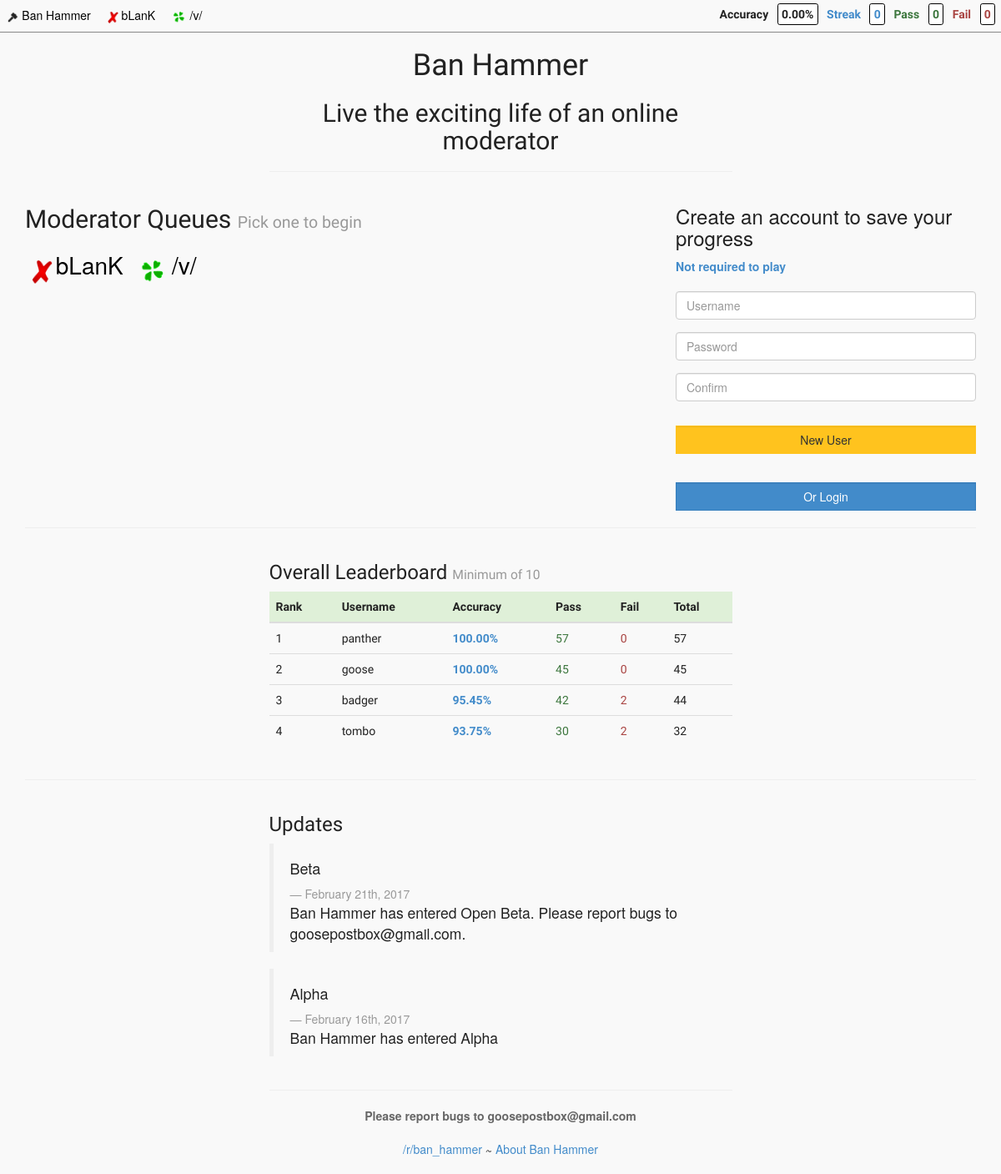
The page / on the database its author committed.
### tables this page shows
CREATE TABLE IF NOT EXISTS `site` (
  `id` int(10) unsigned NOT NULL AUTO_INCREMENT,
  `slug` varchar(100) NOT NULL,
  `name` varchar(100) NOT NULL,
  `active` int(1) unsigned NOT NULL,
  `accuracy_minimum` int(10) unsigned NOT NULL,
  `anonymous_flag` int(1) NOT NULL,
  `sort` int(10) unsigned NOT NULL,
  `created` timestamp NOT NULL DEFAULT CURRENT_TIMESTAMP,
  PRIMARY KEY (`id`)
);

CREATE TABLE IF NOT EXISTS `user` (
  `id` int(10) unsigned NOT NULL AUTO_INCREMENT,
  `username` varchar(100) NOT NULL,
  `ab_test` varchar(100) NOT NULL DEFAULT '',
  `image` varchar(100) NOT NULL DEFAULT '',
  `ip` varchar(100) NOT NULL,
  `email` varchar(256) NOT NULL DEFAULT '',
  `facebook_id` varchar(256) NOT NULL DEFAULT '',
  `last_login` varchar(100) NOT NULL,
  `password` varchar(1000) NOT NULL,
  `created` timestamp NOT NULL DEFAULT CURRENT_TIMESTAMP,
  PRIMARY KEY (`id`)
);

### application/controllers/Main.php (called while the page is built, shortened)
<?php
class Main extends CI_Controller {
    function __construct()
    {
        $this->load->model('main_model', '', TRUE);
        $this->load->model('user_model', '', TRUE);
        $this->data['active_sites'] = $this->main_model->get_active_sites();
        $this->data['user'] = $this->get_user_by_session();
        $this->data['real_report'] = false;
        $this->data['current_site']['name'] = 'Overall';
        $this->data['current_site']['slug'] = 'default';
        $this->data['login_reminder_point'] = 30;
        $this->data['hours_between_reviews'] = 24;
        $this->data['suggest_account_at'] = 30;
        $this->data['leaderboard_minimum'] = 30;
        if (is_dev()) {
            $this->data['leaderboard_minimum'] = 10;
        }
    }
    public function landing()
    {
        $data = $this->data;
        $data['page_title'] = site_name();
        $data['leaderboard'] = $this->main_model->get_overall_leaderboard($data['leaderboard_minimum']);
        $data['leaderboard'] = $this->sort_leaderboard_main($data['leaderboard']);
        $ab_array = array('hide_subheader', 'show_subheader');
        $data['ab_test'] = $ab_array[array_rand($ab_array)];
        $this->load->view('templates/header', $data);
        $this->load->view('toolbar', $data);
        $this->load->view('landing', $data);
        $this->load->view('templates/scripts', $data);
        $this->load->view('templates/footer', $data);
    }
    public function sort_leaderboard_main($leaderboard_array)
    {
        foreach ($leaderboard_array as &$leaderboard) {
            if (is_null($leaderboard['accuracy'])) {
                $leaderboard['accuracy'] = 100;
            }
            $leaderboard['accuracy'] = sprintf('%0.2f', $leaderboard['accuracy']);
        }
        $leaderboard_array = $this->array_orderby($leaderboard_array, 'accuracy', SORT_DESC, 'total', SORT_DESC);
        return $leaderboard_array;
    }
    public function array_orderby()
    {
        $args = func_get_args();
        $data = array_shift($args);
        foreach ($args as $n => $field) {
            if (is_string($field)) {
                $tmp = array();
                foreach ($data as $key => $row)
                    $tmp[$key] = $row[$field];
                    $args[$n] = $tmp;
                }
        }
        $args[] = &$data;
        return array_pop($args);
    }
    public function get_user_by_session()
    {
        $user = $this->session->userdata('user');
        if (empty($user)) {
            $sess_array = array(
                'id' => 0,
                'username' => 'Anonymous',
                'logged_in' => false,
                'current_account' => array(
                    'id' => 0,
                    'pass' => 0,
                    'fail' => 0,
                    'streak' => 0,
                    'total' => 0,
                ),
            );
            $this->session->set_userdata('user', $sess_array);
            $user = $this->session->userdata('user');
        }
        $user['accuracy'] = accuracy_calculator($user['current_account']['pass'], $user['current_account']['fail']);
        return $user;
    }
}

### index.php (called while the page is built, shortened)
<?php
require_once BASEPATH.'core/CodeIgniter.php';

### application/models/Main_model.php (called while the page is built, shortened)
<?php
Class main_model extends CI_Model
{
    function get_active_sites()
    {
        $this->db->select('*');
        $this->db->from('site');
        $this->db->where('active', 1);
        $query = $this->db->get();
        $result = $query->result_array();
        return $result;
    }
    function get_overall_leaderboard($limit)
    {
        $this->db->select('`user`.username, `account`.*, SUM(pass) as pass, SUM(fail) as fail, MAX(streak) as streak, SUM(total) as total, (100 - (100 / ( (pass + fail) / fail) ) ) as accuracy');
        $this->db->from('user');
        $this->db->join('account', 'user.id = account.user_key', 'left');
        $this->db->where('total >= ', $limit);
        $this->db->group_by('user_key');
        $query = $this->db->get();
        $result = $query->result_array();
        return $result;
    }
}
?>

### application/config/autoload.php (called while the page is built, shortened)
<?php
function site_name() {
    return 'Ban Hammer';
}
function accuracy_calculator($pass, $fail) {
    if (!is_whole_int($pass) || !is_whole_int($fail)) {
        $result = 0;
    }
    else if ($pass == 0) {
        $result = 0;
    }
    return sprintf('%0.2f', $result);
}
function is_whole_int($val) {
    $val = strval($val);
    $val = str_replace('-', '', $val);
    if (ctype_digit($val)) {
        if ($val === (string)0) {
            return true;
        }
        else if (ltrim($val, '0') === $val) {
            return true;
        }
    }
    return false;
}

### application/views/landing.php (the view, shortened to what this page needs)
<div class="container">
    <div class="row">
        <div class="col-md-6 col-md-push-3">
            <h1 class="main_site_name text-center"><?php echo $page_title; ?></h1>
            <?php if (!$user['logged_in'] && $ab_test === 'show_subheader') { ?>
            <h2 class="main_site_description text-center">Live the exciting life of an online moderator</h2>
            <?php } ?>
            <hr>
        </div>
    </div>
    <div class="row">
        <div class="moderator_queue_list_parent col-md-8">
            <h2 class="moderator_queue_title">
                Moderator Queues
                <?php if (!$user['logged_in']) { ?>
                <small>Pick one to begin</small>
                <?php } ?></h2>
            <?php foreach ($active_sites as $site) { ?>
            <a class="global_link" href="<?=base_url()?>site/<?php echo $site['slug']; ?>/queue">
                <div class="global_site_parent">
                    <img class="global_site_icon" src="<?=base_url()?>resources/sites/<?php echo $site['slug']; ?>/icon.png" alt="<?php echo $site['name']; ?>"/>
                    <span class="global_site_name"><?php echo $site['name']; ?></span>
                </div>
            </a>
            <?php } ?>
        </div>
        <div class="col-md-4">
            <div class="login_register_parent">
                <?php if ($user['logged_in']) { ?>
                <h2>Welcome back <?php echo $user['username']; ?></h2>
                <a class="text-danger" href="<?=base_url()?>logout">Logout</a>
                <?php } else { ?>
                <h3>Create an account to save your progress</h3>
                <strong class="text-primary">Not required to play</strong>
                <br>
                <br>
                <div id="new_user_parent">
                    <form action="<?=base_url()?>new_user" method="post">
                        <div class="form-group">
                            <input type="username" class="form-control" id="new_user_input_username" name="username" placeholder="Username"/>
                        </div>
                        <div class="form-group">
                            <input type="password" class="form-control" id="new_user_input_password" name="password" placeholder="Password"/>
                        </div>
                        <div class="form-group">
                            <input type="password" class="form-control" id="new_user_input_password_confirm" name="confirm" placeholder="Confirm"/>
                        </div>
                        <button type="submit" class="custom_btn btn btn-action form-control">New User</button>
                    </form>
                </div>
                <br>
                <div id="show_login" class="custom_btn btn btn-primary form-control">Or Login</div>
                <?php } ?>
            </div>
        </div>
    </div>
    <hr>
    <div class="row">
        <div class="col-md-6 col-md-push-3">
            <div class="leaderboard_parent table-responsive">
                <h3>Overall Leaderboard <small>Minimum of <?php echo $leaderboard_minimum; ?></small></h3>
                <table class="table table-stripped">
                    <thead>
                        <tr class="success">
                            <th>Rank</th>
                            <th>Username</th>
                            <th>Accuracy</th>
                            <th>Pass</th>
                            <th>Fail</th>
                            <th>Total</th>
                        </tr>
                    </thead>
                    <tbody>
                        <?php $rank = 1; ?>
                        <?php foreach ($leaderboard as $account) { ?>
                        <tr>
                            <td><?php echo $rank; ?></td>
                            <td><?php echo $account['username']; ?></td>
                            <td class="text-primary"><strong><?php echo $account['accuracy']; ?>%</strong></td>
                            <td class="text-success"><?php echo $account['pass']; ?></td>
                            <td class="text-danger"><?php echo $account['fail']; ?></td>
                            <td class="text-default"><?php echo $account['total']; ?></td>
                        </tr>
                        <?php $rank++; ?>
                        <?php } ?>
                    </tbody>
                </table>
            </div>
        </div>
    </div>
    <hr>
    <div class="row">
        <div class="update_news_parent col-md-6 col-md-push-3">
            <h3>Updates</h3>
            <div class="update_news_item">
                <blockquote>
                    <h4>Beta</h4>
                    <small>February 21th, 2017</small>
                    <p>Ban Hammer has entered Open Beta. Please report bugs to goosepostbox@gmail.com.</p>
                </blockquote>
            </div>
            <div class="update_news_item">
                <blockquote>
                    <h4>Alpha</h4>
                    <small>February 16th, 2017</small>
                    <p>Ban Hammer has entered Alpha</p>
                </blockquote>
            </div>
        </div>
    </div>
    <div class="row">
        <div class="col-md-6 col-md-push-3 text-center">
            <footer class="landing_footer">
                <hr>
                <strong class="text-center">Please report bugs to goosepostbox@gmail.com</strong>
                <br>
                <br>
                <a href="https://www.reddit.com/r/ban_hammer" target="_blank"/>/r/ban_hammer</a>
                <strong>~</strong>
                <a href="<?=base_url()?>about">About <?php echo site_name(); ?></a>
            </footer>
        </div>
    </div>
</div>

### application/views/toolbar.php (shortened to what this page needs)
<nav class="global_toolbar">
    <a class="global_link" href="<?=base_url()?>">
        <div class="global_site_parent">
            <img class="global_site_icon" src="<?=base_url()?>resources/img/favicon.ico" alt="Ban Hammer"/>
            <span class="global_site_name">Ban Hammer</span>
        </div>
    </a>
    <?php foreach ($active_sites as $site) { ?>
    <a class="global_link" href="<?=base_url()?>site/<?php echo $site['slug']; ?>/queue">
        <div class="global_site_parent">
            <img class="global_site_icon" src="<?=base_url()?>resources/sites/<?php echo $site['slug']; ?>/icon.png" alt="<?php echo $site['name']; ?>"/>
            <span class="global_site_name"><?php echo $site['name']; ?></span>
        </div>
    </a>
    <?php } ?>
    <span id="score_parent">
        <span id="accuracy_parent" class="text-default">
            <span id="accuracy_label" class="score_label">Accuracy</span>
            <span id="accuracy_value_parent" class="score_value"><span id="accuracy_value"><?php echo $user['accuracy']; ?>%</span></span>
        </span>
        <span id="streak_parent" class="text-primary">
            <span id="streak_label" class="score_label">Streak</span>
            <span id="streak_value" class="score_value"><?php echo $user['current_account']['streak']; ?></span>
        </span>
        <span id="pass_parent" class="text-success">
            <span id="pass_label" class="score_label">Pass</span>
            <span id="pass_value" class="score_value"><?php echo $user['current_account']['pass']; ?></span>
        </span>
        <span id="fail_parent" class="text-danger">
            <span id="fail_label" class="score_label">Fail</span>
            <span id="fail_value" class="score_value"><?php echo $user['current_account']['fail']; ?></span>
        </span>
    </span>
</nav>

### resources/style.css (style rules this page uses)
body { background-color: #f9f9f9; color: #222; }
.main_site_name, .main_site_description, .moderator_queue_title, .update_news_parent h3 { font-family: 'Julius Sans One', sans-serif; }
.leaderboard_parent { font-family: 'Play', sans-serif; }
.custom_btn { margin-top: 1em; border-radius: 0; }
.global_toolbar { background-color: #f9f9f9; height: 2.8em; border-bottom: 1px solid #888; }
.global_site_icon { height: 1em; }
.global_site_name { color: #000; }
.global_site_parent { display: inline-block; padding: 0.5em; margin: 0.1em; transition: background-color 0.5s; border-radius: 0.1em; }
#score_parent { margin-top: 0.5em; font-weight: bold; font-family: 'Play', sans-serif; float: right; }
.score_value { margin: 0.5em; padding: 0.3em; background-color: #fff; border: 1px solid #000; border-radius: 0.2em; }
.moderator_queue_list_parent .global_site_name { font-size: 2em; }
.moderator_queue_list_parent .global_site_icon { height: 2em; }
.landing_footer { color: #666; }
.btn-action { background-color: hsl(44, 100%, 56%) !important; background-repeat: repeat-x; filter: progid:DXImageTransform.Microsoft.gradient(startColorstr="#ffc31e", endColorstr="#ffc31e"); background-image: -khtml-gradient(linear, left top, left bottom, from(#ffc31e), to(#ffc31e)); background-image: -moz-linear-gradient(top, #ffc31e, #ffc31e); background-image: -ms-linear-gradient(top, #ffc31e, #ffc31e); background-image: -webkit-gradient(linear, left top, left bottom, color-stop(0%, #ffc31e), color-stop(100%, #ffc31e)); background-image: -webkit-linear-gradient(top, #ffc31e, #ffc31e); background-image: -o-linear-gradient(top, #ffc31e, #ffc31e); background-image: linear-gradient(#ffc31e, #ffc31e); border-color: #ffc31e #ffc31e hsl(44, 100%, 56%); color: #333 !important; text-shadow: 0 1px 1px rgba(255, 255, 255, 0.00); -webkit-font-smoothing: antialiased; }

### rows shown on the page
site: slug (picture), name "bLanK"
site: shows a picture, name "/v/"
user: username "panther", accuracy "100.00", pass "57", fail "0", total "57"
user: username "goose", accuracy "100.00", pass "45", fail "0", total "45"
user: username "badger", accuracy "95.45", pass "42", fail "2", total "44"
user: username "tombo", accuracy "93.75", pass "30", fail "2", total "32"

### other values the page prints
$user['accuracy'] "0.00"
$user['current_account']['streak'] "0"
$user['current_account']['pass'] "0"
$user['current_account']['fail'] "0"
$page_title "Ban Hammer"
$leaderboard_minimum "10"
site_name() "Ban Hammer"
